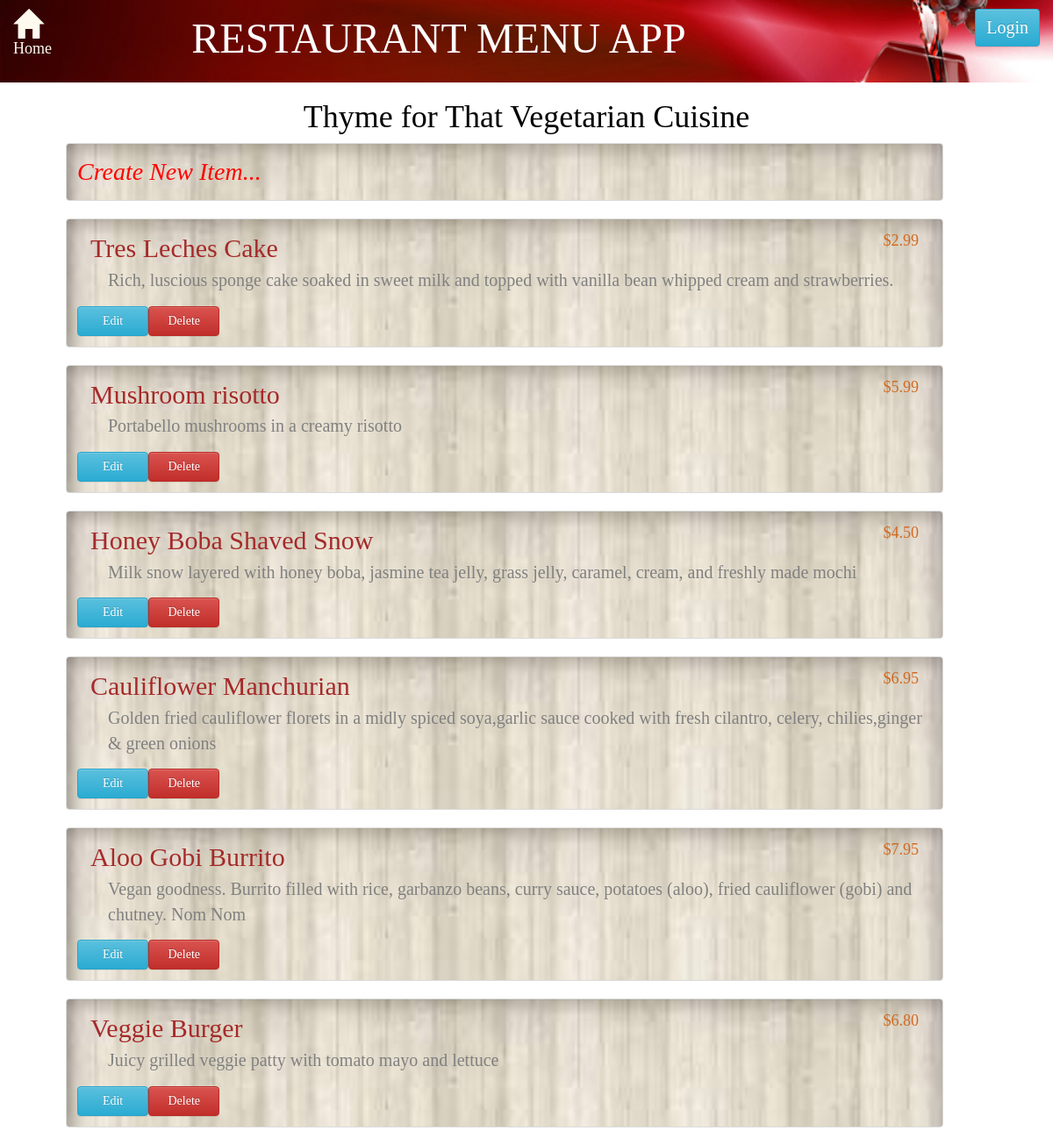
The page /restaurant/22/menu/ on the database its author committed.
### database_setup.py (models this page shows, shortened)
class Restaurant(Base):
    __tablename__ = 'restaurant'
    id = Column(Integer, primary_key = True)
    name = Column(String(200), nullable= False)
    user_id = Column(Integer, ForeignKey('user.id'))
    user = relationship(User)

class MenuItem(Base):
    __tablename__ = 'menu_item'
    name = Column(String(100), nullable= False)
    id = Column(Integer, primary_key= True)
    description = Column(String(250))
    price = Column(String(8))
    course = Column(String(250))
    restaurant_id = Column(Integer, ForeignKey('restaurant.id'))
    restaurant = relationship(Restaurant)
    user_id = Column(Integer, ForeignKey('user.id'))
    user = relationship(User)

### finalproject.py (the view)
@app.route('/restaurant/<int:restaurant_id>/')
@app.route('/restaurant/<int:restaurant_id>/menu/')
def showMenu(restaurant_id):
    restaurant = session.query(Restaurant).filter_by(id=restaurant_id).one()
    items = session.query(MenuItem).filter_by(
        restaurant_id=restaurant_id).all()
    return render_template('menu.html', items=items, restaurant=restaurant, login_session = login_session)

### templates/menu.html (shortened to what this page needs)
{% include "header.html" %}
	<h1 class="header">{{ restaurant.name }}</h1>
				<div class = "row col-lg-10 well menu-items">
					<a href = "{{url_for('newMenuItem', restaurant_id = restaurant.id) }}" class = "new-restaurant-item">
						Create New Item...</a></div>
			{% for i in items %}
		<div class="col-lg-10 row well menu-items">
			<div class="col-lg-9 menu-name">{{i.name}} </div>
				<div class="col-lg-1 text-right menu-price">{{i.price}}</div>
			<div class="col-lg-12 row menu-desc">{{i.description}}</div>
			<a href="{{url_for('editMenuItem',restaurant_id = restaurant.id, menu_id=i.id)}}"
			   class="btn btn-info col-md-1">
				Edit</a>
			<a href="{{url_for('deleteMenuItem', restaurant_id = restaurant.id, menu_id=i.id)}}"
			   class="btn btn-danger col-md-1">
				Delete</a>
		</div>
			{% endfor %}
</body>

### static/styles.css (style rules this page uses)
h1, h2,h3, h4 { color: black; }
h1, h2 { font-family: 'Georgia', serif; }
a { text-decoration: none; color:floralwhite; }
.header { left:50%; text-align: center; }
.new-restaurant-item { color:red; font-style: oblique; font-size:28px; }
.menu-name { color: brown; font-size: 30; }
.menu-items { padding: 12px; color: rgb(62, 56, 56); font-family: cursive; font-size:18px; background-image: url('menu-items.jpg'); background-repeat: repeat; background-size: cover; margin-left: 75px; }
.menu-desc { color: gray; font-size: 20px; padding-bottom: 15px; margin-left: 20px; }
.menu-price { float:right; color: chocolate; }

### rows shown on the page
Restaurant: name "Thyme for That Vegetarian Cuisine"
MenuItem: name "Tres Leches Cake", price "$2.99", description "Rich, luscious sponge cake soaked in sweet milk and topped with vanilla bean whipped cream and strawberries."
MenuItem: name "Mushroom risotto", price "$5.99", description "Portabello mushrooms in a creamy risotto"
MenuItem: name "Honey Boba Shaved Snow", price "$4.50", description "Milk snow layered with honey boba, jasmine tea jelly, grass jelly, caramel, cream, and freshly made mochi"
MenuItem: name "Cauliflower Manchurian", price "$6.95", description "Golden fried cauliflower florets in a midly spiced soya,garlic sauce cooked with fresh cilantro, celery, chilies,ginger & green onions"
MenuItem: name "Aloo Gobi Burrito", price "$7.95", description "Vegan goodness. Burrito filled with rice, garbanzo beans, curry sauce, potatoes (aloo), fried cauliflower (gobi) and chutney. Nom Nom"
MenuItem: name "Veggie Burger", price "$6.80", description "Juicy grilled veggie patty with tomato mayo and lettuce"
